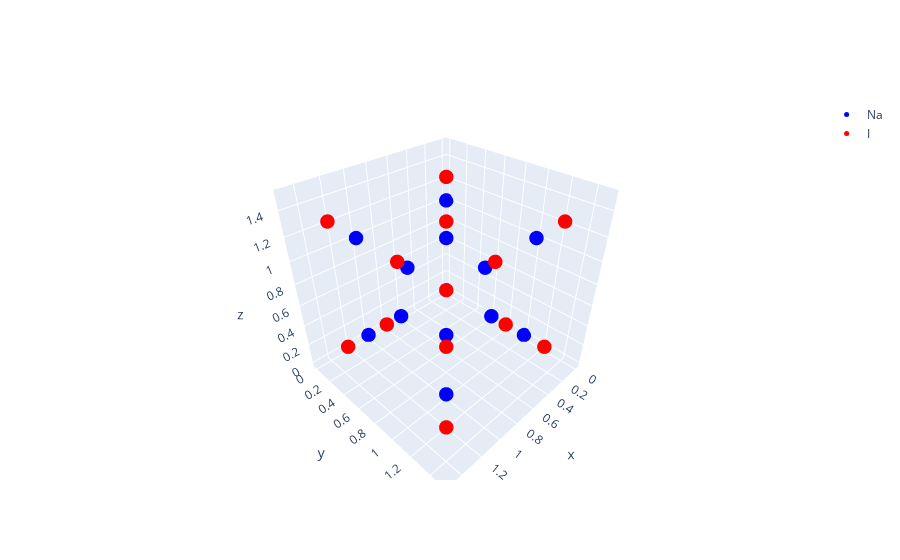

Notebook source saved alongside this figure:
### Code cell
Na_lattice = lattice_3d_scratch(1,1,1)
I_lattice  = Na_lattice + np.array([1/2,1/2,1/2])


fig = go.Figure()

scatter = fig.add_trace(go.Scatter3d(
    x=Na_lattice[:,0],
    y=Na_lattice[:,1],
    z=Na_lattice[:,2],
    mode='markers',
    name = "Na",
    marker = dict(
        size=5,
        color='blue'
    )
))

scatter_io = fig.add_trace(go.Scatter3d(
    x=I_lattice[:,0],
    y=I_lattice[:,1],
    z=I_lattice[:,2],
    name = "I",
    mode='markers',
    marker = dict(
        size=5,
        color='red'
    )
))

fig.show()

### Figure 1 — Plotly figure (JSON) as saved in the notebook; plotly's stock layout.template omitted (floating-point values rounded to 4 significant figures)
{"data": [{"marker": {"color": "blue", "size": 5}, "mode": "markers", "name": "Na", "type": "scatter3d", "x": [0, 0, 0, 0, 0, 0.5, 0.5, 0.5, 0.5, 1, 1, 1, 1, 1], "y": [0, 0, 0.5, 1, 1, 0, 0.5, 0.5, 1, 0, 0, 0.5, 1, 1], "z": [0, 1, 0.5, 0, 1, 0.5, 0, 1, 0.5, 0, 1, 0.5, 0, 1]}, {"marker": {"color": "red", "size": 5}, "mode": "markers", "name": "I", "type": "scatter3d", "x": [0.5, 0.5, 0.5, 0.5, 0.5, 1, 1, 1, 1, 1.5, 1.5, 1.5, 1.5, 1.5], "y": [0.5, 0.5, 1, 1.5, 1.5, 0.5, 1, 1, 1.5, 0.5, 0.5, 1, 1.5, 1.5], "z": [0.5, 1.5, 1, 0.5, 1.5, 1, 0.5, 1.5, 1, 0.5, 1.5, 1, 0.5, 1.5]}], "layout": {}}
